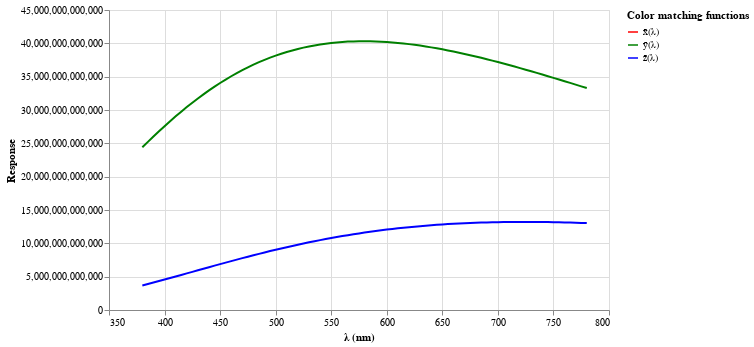

Notebook source saved alongside this figure:
### Code cell
import Demo
import Data.Massiv.Array as A
import Data.Massiv.Array.IO as A
import Data.Massiv.Array.Numeric.Integral
import Graphics.Color.Space
import Graphics.Color.Illuminant.CIE1931 as CIE1931
import Graphics.Vega.VegaLite as VL hiding (Color)
import IHaskell.Display.Hvega
import Control.Monad as Monad
import Data.Foldable as F

spectralRadiantExitanceBackwards c2 k temperature lambda = c1 / (lambda ^ (5 :: Int)) * recip (exp (c2 / (lambda * temperature) - 1))
  where
  c = 299792458 -- speed of light m / s
  -- Normal formula for c1, but we want to compute it from c2 instead
  --c1 = 2 * pi * h * c 
  c1 = 2 * pi * c2 * c * k
  -- Normla formula for k
  --c2 = h * c / k
-- Values for c2:
_c2_ITS_27 = 1.432e-2 -- ITS-27 (from 1927)
_c2_CIE1931 = 1.435e-2 -- Used for A B C (1931) - value suggested by U.S. National Bureau of Standards
_c2_IPTS_48 = 1.4380e-2 -- IPTS-48 was used for D illuminants in 1967
_c2_ITS_68 = 1.4388e-2 -- ITS-68 and ITS-90
_c2_CODATA_2006 = 1.4387752e-2 -- (CODATA-1998 - CODATA-2006) - Standard uncertainty 0.0000025, relative standard uncertainty: 1.7e-6
_c2_CODATA_2010 = 1.438777013131313e-2
_c2_CODATA_2014 = 1.4387773683838383e-2
_c2_CODATA_2018 = 1.438776877e-2 -- Source: https://physics.nist.gov/cgi-bin/cuu/Value?c22ndrc
_c2_computed = 6.62607015e-34 * 2.99792458e8 / 1.380649e-23 -- h * c / k = 1.4387768775039337e-2

-- | Function for computing black body spectral radiant exitance (power per unit area per unit wavelength: watt per square meter per meter (W/m3))
spectralRadiantExitance temperature lambda =
  (c1 / (lambda' ^ (5 :: Int))) * 1 / (exp (c2 / (lambda' * temperature)) - 1)
  where
    lambda' = lambda * 1e-9
    c = 2.99792458e8 -- speed of light: m / s
    h = 6.62607015e-34 -- Planck's constant: J * s
    k = 1.380649e-23 -- Boltzmann's constant: J * K-1
    c1 = 2 * pi * h * (c ^ (2 :: Int))
    c2 = _c2_IPTS_48 -- h * c / k

wavelengths :: Array P Ix2 Double
wavelengths = A.compute $ A.makeLoadArrayS (Sz (length CIE1931.colorMatchingFunctions :. 4)) 0 $ \ writeCell ->
  let writeColumn i (w, V3 x y z, _) = do writeCell (i :. 0) w
                                          writeCell (i :. 1) x
                                          writeCell (i :. 2) y
                                          writeCell (i :. 3) z
  in Monad.zipWithM_ writeColumn [0..] CIE1931.colorMatchingFunctions 

-- wavelength :: Array P Ix2 Double
-- wavelength = A.createArrayST_ Seq (Sz (length CIE1931.colorMatchingFunctions :. 4)) $ \ ma ->
--   let writeColumn i (w, V3 x y z, _) = do writeM ma (i :. 0) w
--                                           writeM ma (i :. 1) x
--                                           writeM ma (i :. 2) y
--                                           writeM ma (i :. 3) z
--   in Monad.zipWithM_ writeColumn [0..] CIE1931.colorMatchingFunctions 

-- :set -XDataKinds
-- :set -XPolyKinds
-- planckianLocus :: Double -> Color (XYZ 'D65) Double
-- planckianLocus temperature = xyz -- / pure (minimum xyz)
--   where ls = A.computeAs P $ A.map ((5 *) . spectralRadiantExitance temperature) (wavelengths <! 0)
--         x = either throw A.sum (delay ls .*. delay (wavelengths <! 1) >>= (.*.) (delay (wavelengths <! 0)))
--         y = either throw A.sum (delay ls .*. delay (wavelengths <! 2) >>= (.*.) (delay (wavelengths <! 0)))
--         z = either throw A.sum (delay ls .*. delay (wavelengths <! 3) >>= (.*.) (delay (wavelengths <! 0)))
--         xyz = ColorXYZ x y z
-- fromColorXYZ $ planckianLocus 6500 :: Color (CIExyY 'D65) Double
-- print (whitePoint :: WhitePoint 'D65 Double)

integrateNaive :: Array P Ix1 Double -> Double
integrateNaive arr = fst $ A.foldlS sumWith (0, y0') arr'
    where
      Just (y0', arr') = unconsM arr
      step = 5
      area y0 y1 = step * (y0 + y1) / 2
      sumWith (acc, y0) y1 =
        let acc' = acc + area y0 y1
         in acc' `seq` (acc', y1)

:set -XDataKinds
:set -XPolyKinds
planckianLocus :: Double -> Color (XYZ 'D65) Double
planckianLocus temperature = xyz -- (ls, x, y , z)
  where ls = A.computeAs P $ A.map (spectralRadiantExitance temperature) (wavelengths <! 0)
        x = either throw (integrateNaive . A.computeAs P) (delay ls .*. delay (wavelengths <! 1))
        y = either throw (integrateNaive . A.computeAs P) (delay ls .*. delay (wavelengths <! 2))
        z = either throw (integrateNaive . A.computeAs P) (delay ls .*. delay (wavelengths <! 3))
        xyz = ColorXYZ x y z
fromColorXYZ $ planckianLocus 6504 :: Color (CIExyY 'D65) Double
fromColorXYZ $ planckianLocus 6500 :: Color (CIExyY 'D65) Double

xc t = (-3.0258469) * (10 ^ (9 :: Int)) / (t ^ (3 :: Int)) + 2.1070379 * (10 ^ (6 :: Int)) / (t ^ (2 :: Int)) + 0.2226347 * (10 ^ (3 :: Int)) / t + 0.24039

xc 6504
print (whitePoint :: WhitePoint 'D65 Double)

:set -XOverloadedStrings

plotcmf = toVegaLite
  [ description "CIE 1931 Color Matching Functions"
  , background "white"
  , cie1931cmf
  , transform . foldAs ["x̄(λ)", "ȳ(λ)", "z̄(λ)"] "Color matching functions" "Response"$ []
  , mark Line []
  , encoding 
    . position VL.X [PName "λ (nm)", PmType Quantitative]
    . position VL.Y [PName "Response", PmType Quantitative]
    . color [ MName "Color matching functions", MmType Nominal , MScale [SDomain (DStrings ["x̄(λ)", "ȳ(λ)", "z̄(λ)"]), SRange (RStrings ["Red", "Green", "Blue"])] ]
    $ []
  , height 300
  , width 500
  ]
  where
    cie1931cmf = dataFromColumns []
               . dataColumn "λ (nm)" (Numbers [w | (w, _, _) <- CIE1931.colorMatchingFunctions])
               . dataColumn "600" (Numbers [spectralRadiantExitance 6500 w | (w, V3 x _ _, _) <- CIE1931.colorMatchingFunctions])
               . dataColumn "ȳ(λ)" (Numbers [spectralRadiantExitance 5000 w | (w, V3 _ y _, _) <- CIE1931.colorMatchingFunctions])
               . dataColumn "z̄(λ)" (Numbers [spectralRadiantExitance 4000 w | (w, V3 _ _ z, _) <- CIE1931.colorMatchingFunctions])
               $ []
vlShow plotcmf

### Figure 1 — Vega-Lite specification as saved in the notebook (floating-point values rounded to 4 significant figures)
{"$schema": "https://vega.github.io/schema/vega-lite/v3.json", "background": "white", "data": {"values": [{"600": 140300000000000.0, "z̄(λ)": 3677000000000.0, "ȳ(λ)": 24400000000000.0, "λ (nm)": 380}, {"600": 141800000000000.0, "z̄(λ)": 3895000000000.0, "ȳ(λ)": 25220000000000.0, "λ (nm)": 385}, {"600": 143100000000000.0, "z̄(λ)": 4116000000000.0, "ȳ(λ)": 26020000000000.0, "λ (nm)": 390}, {"600": 144300000000000.0, "z̄(λ)": 4340000000000.0, "ȳ(λ)": 26810000000000.0, "λ (nm)": 395}, {"600": 145400000000000.0, "z̄(λ)": 4567000000000.0, "ȳ(λ)": 27580000000000.0, "λ (nm)": 400}, {"600": 146300000000000.0, "z̄(λ)": 4795000000000.0, "ȳ(λ)": 28320000000000.0, "λ (nm)": 405}, {"600": 147100000000000.0, "z̄(λ)": 5026000000000.0, "ȳ(λ)": 29050000000000.0, "λ (nm)": 410}, {"600": 147800000000000.0, "z̄(λ)": 5257000000000.0, "ȳ(λ)": 29750000000000.0, "λ (nm)": 415}, {"600": 148400000000000.0, "z̄(λ)": 5490000000000.0, "ȳ(λ)": 30440000000000.0, "λ (nm)": 420}, {"600": 148900000000000.0, "z̄(λ)": 5723000000000.0, "ȳ(λ)": 31100000000000.0, "λ (nm)": 425}, {"600": 149200000000000.0, "z̄(λ)": 5956000000000.0, "ȳ(λ)": 31740000000000.0, "λ (nm)": 430}, {"600": 149500000000000.0, "z̄(λ)": 6188000000000.0, "ȳ(λ)": 32350000000000.0, "λ (nm)": 435}, {"600": 149600000000000.0, "z̄(λ)": 6420000000000.0, "ȳ(λ)": 32940000000000.0, "λ (nm)": 440}, {"600": 149700000000000.0, "z̄(λ)": 6651000000000.0, "ȳ(λ)": 33510000000000.0, "λ (nm)": 445}, {"600": 149700000000000.0, "z̄(λ)": 6881000000000.0, "ȳ(λ)": 34050000000000.0, "λ (nm)": 450}, {"600": 149500000000000.0, "z̄(λ)": 7108000000000.0, "ȳ(λ)": 34570000000000.0, "λ (nm)": 455}, {"600": 149300000000000.0, "z̄(λ)": 7334000000000.0, "ȳ(λ)": 35060000000000.0, "λ (nm)": 460}, {"600": 149100000000000.0, "z̄(λ)": 7558000000000.0, "ȳ(λ)": 35530000000000.0, "λ (nm)": 465}, {"600": 148700000000000.0, "z̄(λ)": 7779000000000.0, "ȳ(λ)": 35980000000000.0, "λ (nm)": 470}, {"600": 148300000000000.0, "z̄(λ)": 7997000000000.0, "ȳ(λ)": 36400000000000.0, "λ (nm)": 475}, {"600": 147800000000000.0, "z̄(λ)": 8212000000000.0, "ȳ(λ)": 36800000000000.0, "λ (nm)": 480}, {"600": 147200000000000.0, "z̄(λ)": 8423000000000.0, "ȳ(λ)": 37170000000000.0, "λ (nm)": 485}, {"600": 146600000000000.0, "z̄(λ)": 8631000000000.0, "ȳ(λ)": 37520000000000.0, "λ (nm)": 490}, {"600": 145900000000000.0, "z̄(λ)": 8836000000000.0, "ȳ(λ)": 37850000000000.0, "λ (nm)": 495}, {"600": 145200000000000.0, "z̄(λ)": 9036000000000.0, "ȳ(λ)": 38150000000000.0, "λ (nm)": 500}, {"600": 144400000000000.0, "z̄(λ)": 9232000000000.0, "ȳ(λ)": 38440000000000.0, "λ (nm)": 505}, {"600": 143600000000000.0, "z̄(λ)": 9424000000000.0, "ȳ(λ)": 38700000000000.0, "λ (nm)": 510}, {"600": 142700000000000.0, "z̄(λ)": 9612000000000.0, "ȳ(λ)": 38940000000000.0, "λ (nm)": 515}, {"600": 141800000000000.0, "z̄(λ)": 9795000000000.0, "ȳ(λ)": 39160000000000.0, "λ (nm)": 520}, {"600": 140800000000000.0, "z̄(λ)": 9974000000000.0, "ȳ(λ)": 39350000000000.0, "λ (nm)": 525}, {"600": 139800000000000.0, "z̄(λ)": 10150000000000.0, "ȳ(λ)": 39530000000000.0, "λ (nm)": 530}, {"600": 138800000000000.0, "z̄(λ)": 10320000000000.0, "ȳ(λ)": 39690000000000.0, "λ (nm)": 535}, {"600": 137800000000000.0, "z̄(λ)": 10480000000000.0, "ȳ(λ)": 39830000000000.0, "λ (nm)": 540}, {"600": 136700000000000.0, "z̄(λ)": 10640000000000.0, "ȳ(λ)": 39950000000000.0, "λ (nm)": 545}, {"600": 135600000000000.0, "z̄(λ)": 10790000000000.0, "ȳ(λ)": 40050000000000.0, "λ (nm)": 550}, {"600": 134500000000000.0, "z̄(λ)": 10940000000000.0, "ȳ(λ)": 40140000000000.0, "λ (nm)": 555}, {"600": 133300000000000.0, "z̄(λ)": 11090000000000.0, "ȳ(λ)": 40210000000000.0, "λ (nm)": 560}, {"600": 132100000000000.0, "z̄(λ)": 11230000000000.0, "ȳ(λ)": 40260000000000.0, "λ (nm)": 565}, {"600": 131000000000000.0, "z̄(λ)": 11360000000000.0, "ȳ(λ)": 40290000000000.0, "λ (nm)": 570}, {"600": 129800000000000.0, "z̄(λ)": 11490000000000.0, "ȳ(λ)": 40310000000000.0, "λ (nm)": 575}, {"600": 128600000000000.0, "z̄(λ)": 11610000000000.0, "ȳ(λ)": 40320000000000.0, "λ (nm)": 580}, {"600": 127300000000000.0, "z̄(λ)": 11730000000000.0, "ȳ(λ)": 40310000000000.0, "λ (nm)": 585}, {"600": 126100000000000.0, "z̄(λ)": 11850000000000.0, "ȳ(λ)": 40290000000000.0, "λ (nm)": 590}, {"600": 124800000000000.0, "z̄(λ)": 11950000000000.0, "ȳ(λ)": 40250000000000.0, "λ (nm)": 595}, {"600": 123600000000000.0, "z̄(λ)": 12060000000000.0, "ȳ(λ)": 40200000000000.0, "λ (nm)": 600}, {"600": 122300000000000.0, "z̄(λ)": 12160000000000.0, "ȳ(λ)": 40140000000000.0, "λ (nm)": 605}, {"600": 121100000000000.0, "z̄(λ)": 12250000000000.0, "ȳ(λ)": 40060000000000.0, "λ (nm)": 610}, {"600": 119800000000000.0, "z̄(λ)": 12340000000000.0, "ȳ(λ)": 39980000000000.0, "λ (nm)": 615}, {"600": 118500000000000.0, "z̄(λ)": 12420000000000.0, "ȳ(λ)": 39880000000000.0, "λ (nm)": 620}, {"600": 117300000000000.0, "z̄(λ)": 12500000000000.0, "ȳ(λ)": 39770000000000.0, "λ (nm)": 625}, {"600": 116000000000000.0, "z̄(λ)": 12580000000000.0, "ȳ(λ)": 39660000000000.0, "λ (nm)": 630}, {"600": 114700000000000.0, "z̄(λ)": 12650000000000.0, "ȳ(λ)": 39530000000000.0, "λ (nm)": 635}, {"600": 113500000000000.0, "z̄(λ)": 12710000000000.0, "ȳ(λ)": 39400000000000.0, "λ (nm)": 640}, {"600": 112200000000000.0, "z̄(λ)": 12770000000000.0, "ȳ(λ)": 39250000000000.0, "λ (nm)": 645}, {"600": 110900000000000.0, "z̄(λ)": 12830000000000.0, "ȳ(λ)": 39100000000000.0, "λ (nm)": 650}, {"600": 109700000000000.0, "z̄(λ)": 12880000000000.0, "ȳ(λ)": 38940000000000.0, "λ (nm)": 655}, {"600": 108400000000000.0, "z̄(λ)": 12930000000000.0, "ȳ(λ)": 38770000000000.0, "λ (nm)": 660}, {"600": 107200000000000.0, "z̄(λ)": 12980000000000.0, "ȳ(λ)": 38590000000000.0, "λ (nm)": 665}, {"600": 105900000000000.0, "z̄(λ)": 13020000000000.0, "ȳ(λ)": 38410000000000.0, "λ (nm)": 670}, {"600": 104700000000000.0, "z̄(λ)": 13050000000000.0, "ȳ(λ)": 38220000000000.0, "λ (nm)": 675}, {"600": 103400000000000.0, "z̄(λ)": 13080000000000.0, "ȳ(λ)": 38030000000000.0, "λ (nm)": 680}, {"600": 102200000000000.0, "z̄(λ)": 13110000000000.0, "ȳ(λ)": 37830000000000.0, "λ (nm)": 685}, {"600": 101000000000000.0, "z̄(λ)": 13140000000000.0, "ȳ(λ)": 37620000000000.0, "λ (nm)": 690}, {"600": 99790000000000.0, "z̄(λ)": 13160000000000.0, "ȳ(λ)": 37410000000000.0, "λ (nm)": 695}, {"600": 98590000000000.0, "z̄(λ)": 13170000000000.0, "ȳ(λ)": 37190000000000.0, "λ (nm)": 700}, {"600": 97400000000000.0, "z̄(λ)": 13190000000000.0, "ȳ(λ)": 36970000000000.0, "λ (nm)": 705}, {"600": 96220000000000.0, "z̄(λ)": 13200000000000.0, "ȳ(λ)": 36750000000000.0, "λ (nm)": 710}, {"600": 95040000000000.0, "z̄(λ)": 13210000000000.0, "ȳ(λ)": 36520000000000.0, "λ (nm)": 715}, {"600": 93880000000000.0, "z̄(λ)": 13210000000000.0, "ȳ(λ)": 36280000000000.0, "λ (nm)": 720}, {"600": 92720000000000.0, "z̄(λ)": 13210000000000.0, "ȳ(λ)": 36050000000000.0, "λ (nm)": 725}, {"600": 91580000000000.0, "z̄(λ)": 13210000000000.0, "ȳ(λ)": 35810000000000.0, "λ (nm)": 730}, {"600": 90450000000000.0, "z̄(λ)": 13204239743523, "ȳ(λ)": 35570000000000.0, "λ (nm)": 735}, {"600": 89320000000000.0, "z̄(λ)": 13200000000000.0, "ȳ(λ)": 35320000000000.0, "λ (nm)": 740}, {"600": 88210000000000.0, "z̄(λ)": 13190000000000.0, "ȳ(λ)": 35070000000000.0, "λ (nm)": 745}, {"600": 87110000000000.0, "z̄(λ)": 13170000000000.0, "ȳ(λ)": 34820000000000.0, "λ (nm)": 750}, {"600": 86020000000000.0, "z̄(λ)": 13160000000000.0, "ȳ(λ)": 34570000000000.0, "λ (nm)": 755}, {"600": 84940000000000.0, "z̄(λ)": 13140000000000.0, "ȳ(λ)": 34320000000000.0, "λ (nm)": 760}, {"600": 83870000000000.0, "z̄(λ)": 13120000000000.0, "ȳ(λ)": 34060000000000.0, "λ (nm)": 765}, {"600": 82810000000000.0, "z̄(λ)": 13090000000000.0, "ȳ(λ)": 33810000000000.0, "λ (nm)": 770}, {"600": 81770000000000.0, "z̄(λ)": 13070000000000.0, "ȳ(λ)": 33550000000000.0, "λ (nm)": 775}, {"600": 80740000000000.0, "z̄(λ)": 13040000000000.0, "ȳ(λ)": 33290000000000.0, "λ (nm)": 780}]}, "description": "CIE 1931 Color Matching Functions", "encoding": {"color": {"field": "Color matching functions", "scale": {"domain": ["x̄(λ)", "ȳ(λ)", "z̄(λ)"], "range": ["Red", "Green", "Blue"]}, "type": "nominal"}, "x": {"field": "λ (nm)", "type": "quantitative"}, "y": {"field": "Response", "type": "quantitative"}}, "height": 300, "mark": "line", "transform": [{"as": ["Color matching functions", "Response"], "fold": ["x̄(λ)", "ȳ(λ)", "z̄(λ)"]}], "width": 500}
